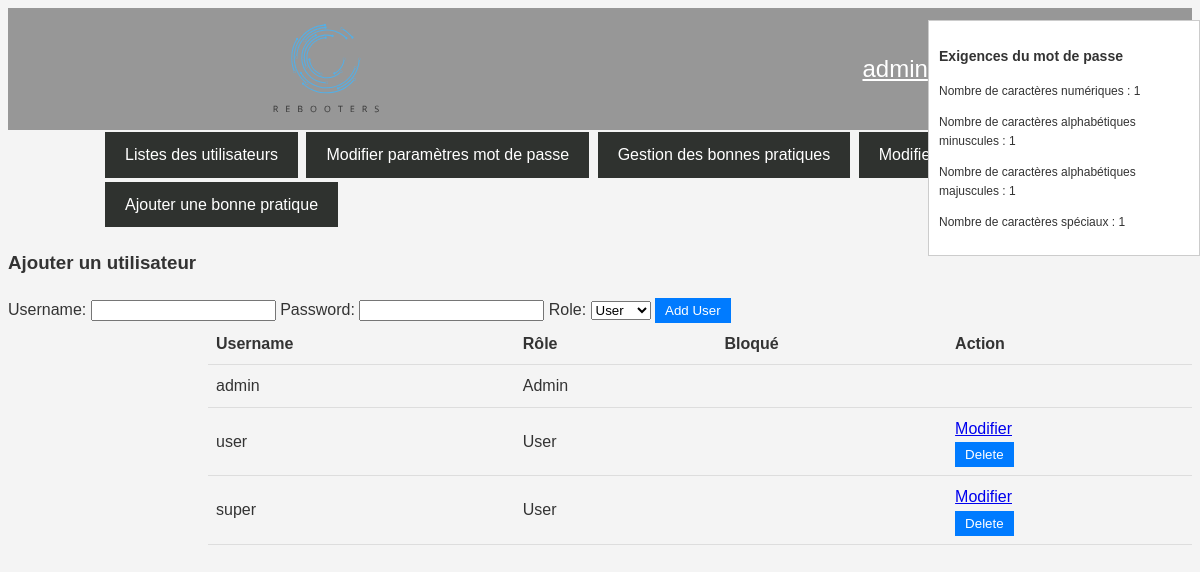
The app's page /Superadmin/superadmin_users_list.php (signed in) with its own data.
### tables this page shows
CREATE TABLE IF NOT EXISTS `passwordrequirements` (
  `id` int UNSIGNED NOT NULL AUTO_INCREMENT,
  `n` int NOT NULL,
  `p` int NOT NULL,
  `q` int NOT NULL,
  `r` int NOT NULL,
  `reg_date` timestamp NOT NULL DEFAULT CURRENT_TIMESTAMP ON UPDATE CURRENT_TIMESTAMP,
  PRIMARY KEY (`id`)
);

CREATE TABLE IF NOT EXISTS `utilisateurs` (
  `IDUtilisateur` int NOT NULL AUTO_INCREMENT,
  `NomUtilisateur` varchar(60) NOT NULL,
  `MotDePasse` varchar(255) NOT NULL,
  `TypeUtilisateur` tinyint(1) NOT NULL DEFAULT '0',
  `NBtentative` tinyint NOT NULL DEFAULT '0',
  `Bloque` tinyint(1) NOT NULL DEFAULT '0',
  PRIMARY KEY (`IDUtilisateur`)
);

### Superadmin/superadmin_users_list.php (the view, shortened to what this page needs)
<?php
include("../Database/base.php");
$stmt = $bd->prepare("SELECT NomUtilisateur, TypeUtilisateur, Bloque FROM Utilisateurs");
$stmt->execute();
$users = $stmt->fetchAll(PDO::FETCH_ASSOC);
$currentUsername = $_SESSION['username'];
foreach ($users as $index => $user) {
    if ($user['NomUtilisateur'] === $currentUsername) {
        unset($users[$index]);
        array_unshift($users, $user);
        break;
    }
}
$usernameToModify = isset($_GET['modify']) ? $_GET['modify'] : null;
?>
<!DOCTYPE html>
<html lang="fr">
<head>
  <link rel="stylesheet" href="/Styles/admin.css">
  <link href="https://maxcdn.bootstrapcdn.com/font-awesome/4.7.0/css/font-awesome.min.css" rel="stylesheet">
</head>
<body>
<nav>
    <div class="logo">
        <img src="/Images/logo.svg" alt="REBOOTERS Logo" height="200" >
    </div>
    <div>
        <div class="user-menu">
            <a href="./superadmin_home.php" class="menu-button"><?php echo htmlspecialchars($currentUsername); ?></a>
            <button class="user-button">☰</button>
        </div>
    </div>
</nav>
<?php
$stmt = $bd->prepare("SELECT * FROM PasswordRequirements");
$stmt->execute();
$requirements = $stmt->fetch(PDO::FETCH_ASSOC);
if ($requirements !== false) {
    $n = $requirements['n'];
    $p = $requirements['p'];
    $q = $requirements['q'];
    $r = $requirements['r'];
} else {
    $n = $p = $q = $r = 0;
}
?>
<div class="requirements-container">
    <h3>Exigences du mot de passe</h3>
    <p>Nombre de caractères numériques : <?php echo $n; ?></p>
    <p>Nombre de caractères alphabétiques minuscules : <?php echo $p; ?></p>
    <p>Nombre de caractères alphabétiques majuscules : <?php echo $q; ?></p>
    <p>Nombre de caractères spéciaux : <?php echo $r; ?></p>
</div>
<div class="menu">
    <a href="superadmin_users_list.php">Listes des utilisateurs</a>
    <a href="superadmin_banned_users.php">Modifier paramètres mot de passe</a>
    <a href="superadmin_bp.php">Gestion des bonnes pratiques</a>
    <a href="superadmin_editprog.php">Modifier un programmee</a>
    <a href="superadmin_addbp.php">Ajouter une bonne pratique</a>
</div>
<h3>Ajouter un utilisateur</h3>
<form action="../Database/add_user.php" method="post">
    <label for="username">Username:</label>
    <input type="text" id="username" name="username" required>
    <label for="password">Password:</label>
    <input type="password" id="password" name="password" required>
    <label for="role">Role:</label>
    <select id="role" name="role">
        <option value="0">User</option>
    </select>
    <button type="submit"> Add User </button>
</form>
<div class="content">
    <table>
        <tr>
            <th>Username</th>
            <th>Rôle</th>
            <th>Bloqué</th>
            <th>Action</th>
        </tr>
        <?php foreach ($users as $user): ?>
            <tr>
                <td><?php echo htmlspecialchars($user['NomUtilisateur']); ?></td>
                <td><?php echo $user['TypeUtilisateur'] == 1 ? 'Admin' : 'User'; ?></td>
                <td><?php echo $user['Bloque'] == 1 ? 'Oui' : ''; ?></td>
                <td>
                    <?php if ($usernameToModify === $user['NomUtilisateur'] && $currentUsername !== $user['NomUtilisateur']): ?>
                    <?php else: ?>
                        <?php if ($currentUsername !== $user['NomUtilisateur']): ?>
                            <a href="?edit=<?php echo urlencode($user['NomUtilisateur']); ?>">Modifier</a>
                            <form action="../Database/delete_user.php" method="POST" onsubmit="return confirm('Are you sure ?');">
                                <button type="submit">Delete</button>
                            </form>
                        <?php endif; ?>
                    <?php endif; ?>
                </td>
            </tr>
        <?php endforeach; ?>
    </table>
</div>
</body>
</html>

### Styles/admin.css (style rules this page uses)
body { font-family: Arial, sans-serif; background: #f4f4f4; color: #333; line-height: 1.6; }
nav { background-color: #979797; color: white; padding: 1rem 0; display: flex; justify-content: space-around; align-items: center; }
.logo { font-size: 1.5rem; font-weight: bold; display: flex; align-items: center; }
.menu-button, .user-button { background: none; border: none; cursor: pointer; color: white; font-size: 1.5rem; }
.user-menu { position: relative; display: inline-block; }
.logo { height: 90px; }
.content { margin-left: 200px; }
table { width: 100%; border-collapse: collapse; }
th, td { text-align: left; padding: 8px; border-bottom: 1px solid #ddd; }
.menu a { display: inline-block; padding: 10px 20px; margin: 2px; background-color: #2f322f; color: white; text-decoration: none; font-size: 16px; }
.menu { margin-left: 95px; }
button { cursor: pointer; padding: 5px 10px; border: none; background-color: #007BFF; color: white; }

### Superadmin/superadmin_users_list.php (style rules this page uses)
.requirements-container { position: fixed; top: 20px; right: 0; background: #fff; border: 1px solid #ccc; padding: 10px; z-index: 1000; width: 250px; font-size: 12px; }

### records on screen
passwordrequirements: n "1", p "1", q "1", r "1"
utilisateurs: NomUtilisateur "admin", TypeUtilisateur "Admin"
utilisateurs: NomUtilisateur "user", TypeUtilisateur "User"
utilisateurs: NomUtilisateur "super", TypeUtilisateur "User"

### other values on screen
$currentUsername "admin"
